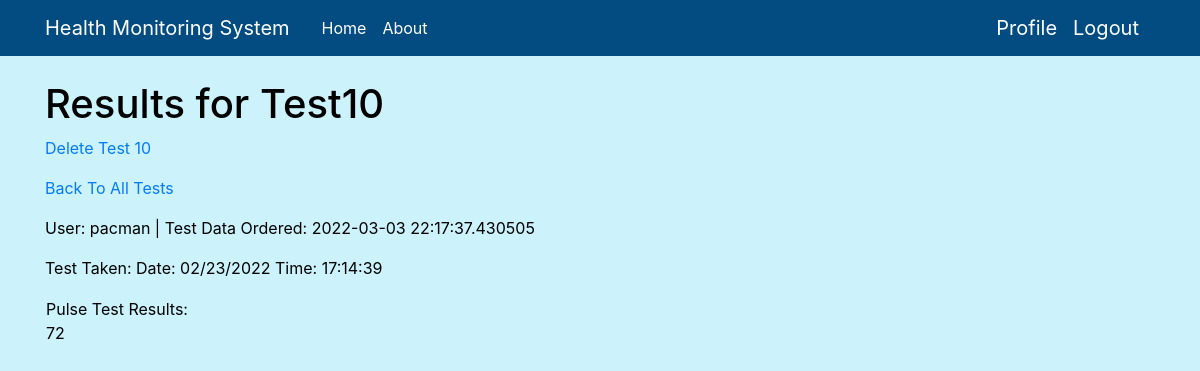
The app's page /open_packet/noah_s/10 (signed in), older data.
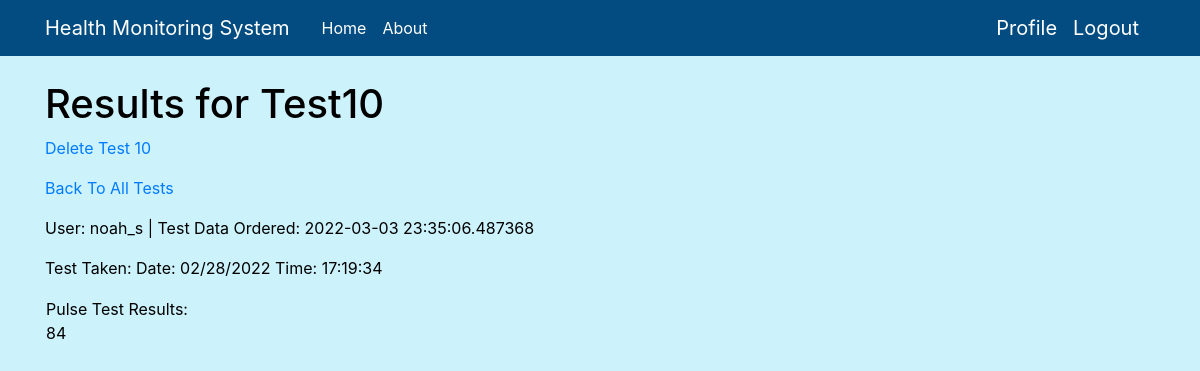
The same page, newer data.
### website/models.py (models this page shows, shortened)
class User(UserMixin, db.Model):
    id = db.Column(db.Integer, primary_key=True)
    username = db.Column(db.String(64), index=True, unique=True)
    email = db.Column(db.String(120), index=True, unique=True)          # email field format is validated
    DOB = db.Column(db.String(6), index=True, unique=True)              # DOB field format is validated
    password_hash = db.Column(db.String(128))
    packets = db.relationship("Packet", backref='author', lazy='dynamic')
    packet_count = db.Column(db.Integer, index=True)                    # TODO: managing the users packet counter
    admin = db.Column(db.Integer, index=True, default=False)
    seen_packets = []

class Packet(db.Model):
    id = db.Column(db.Integer, primary_key=True)
    body = db.Column(db.String(500))
    timestamp = db.Column(db.DateTime, index=True, default=datetime.utcnow)     # this timestamp represents when the test was ordered
    test_taken = db.Column(db.String(50), index=True, default=None)             # this timestamp represents when the test was taken
    user_id = db.Column(db.Integer, db.ForeignKey('user.id'))
    test_type = db.Column(db.String(150), default=None)

### website/main/routes.py (the view)
@bp.route('/open_packet/<username>/<packet_id>')
def open_packet(username, packet_id):
    user = User.query.filter_by(username=username).first_or_404()
    return render_template('view_test.html', user=user, packet=Packet.query.get(packet_id))

### website/models.py (called while the page is built)
@login.user_loader
def load_user(id):
    return User.query.get(int(id))

### website/templates/view_test.html
{% extends "base.html" %}
{% block content %}
<h1> Results for Test{{packet.id}}</h1>
<p><a href="{{ url_for('main.deletetest', username=current_user.username, packet_id=packet.id) }}">Delete Test {{packet.id}}</a></p>
<p><a href="{{ url_for('auth.user', username=current_user.username)}}">Back To All Tests</a></p>
<p><td>User: {{packet.author.username}}  | Test Data Ordered: {{packet.timestamp}}</td></p>
<p>Test Taken: {{packet.test_taken}}</p>
<table>
    <td> {{packet.test_type}} Test Results:<br>{{ packet.body }} </td>
</table>
{% endblock %}

Row changes from the older to the newer data that the page shows:
no longer on this page (row unchanged): User: author.username "pacman"
changed Packet "Pulse": timestamp "2022-03-03 22:17:37.430505" → "2022-03-03 23:35:06.487368"; test_taken "Date: 02/23/2022 Time: 17:14:39" → "Date: 02/28/2022 Time: 17:19:34"; body "72" → "84"
now on this page (row unchanged): User: author.username "noah_s"
